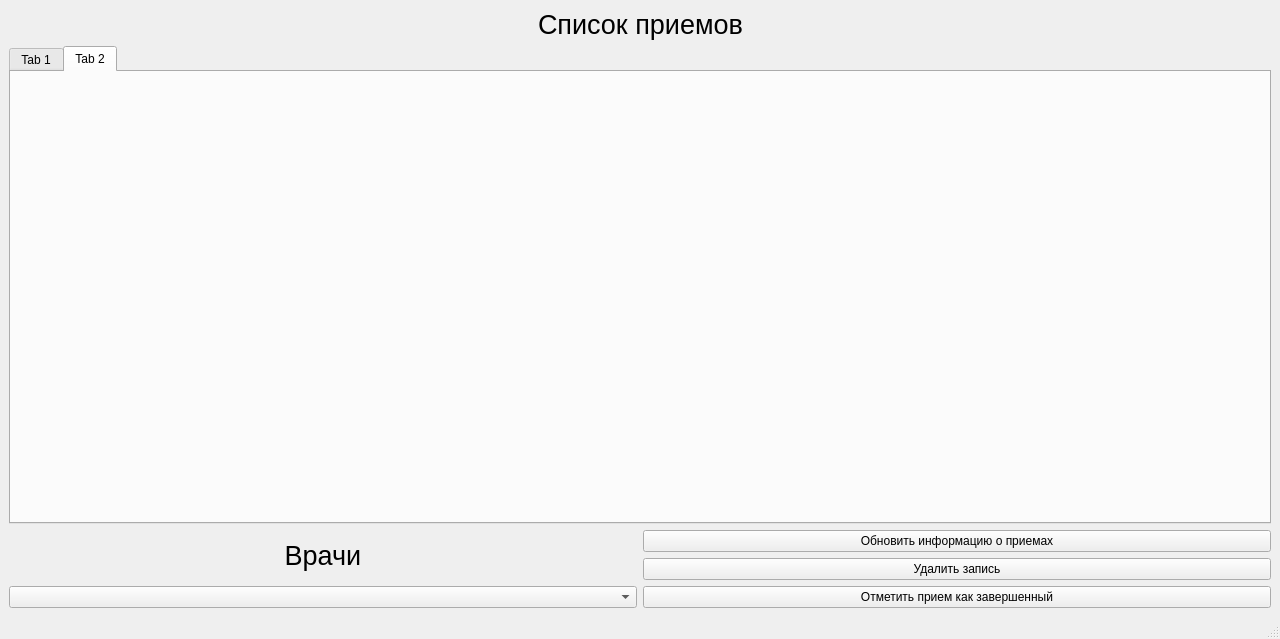
<?xml version="1.0" encoding="UTF-8"?>
<ui version="4.0">
 <class>MainWindow</class>
 <widget class="QMainWindow" name="MainWindow">
  <property name="geometry">
   <rect>
    <x>0</x>
    <y>0</y>
    <width>1280</width>
    <height>639</height>
   </rect>
  </property>
  <property name="windowTitle">
   <string>MainWindow</string>
  </property>
  <widget class="QWidget" name="centralwidget">
   <layout class="QHBoxLayout" name="horizontalLayout">
    <item>
     <layout class="QVBoxLayout" name="doctorsTabs">
      <item>
       <layout class="QHBoxLayout" name="horizontalLayout_2">
        <item>
         <spacer name="horizontalSpacer_2">
          <property name="orientation">
           <enum>Qt::Horizontal</enum>
          </property>
          <property name="sizeHint" stdset="0">
           <size>
            <width>40</width>
            <height>20</height>
           </size>
          </property>
         </spacer>
        </item>
        <item>
         <widget class="QLabel" name="label">
          <property name="styleSheet">
           <string notr="true">color: black;
font: 20pt;</string>
          </property>
          <property name="text">
           <string>Список приемов</string>
          </property>
         </widget>
        </item>
        <item>
         <spacer name="horizontalSpacer">
          <property name="orientation">
           <enum>Qt::Horizontal</enum>
          </property>
          <property name="sizeHint" stdset="0">
           <size>
            <width>40</width>
            <height>20</height>
           </size>
          </property>
         </spacer>
        </item>
       </layout>
      </item>
      <item>
       <widget class="QTabWidget" name="tabWidget">
        <property name="currentIndex">
         <number>1</number>
        </property>
        <widget class="QWidget" name="tab">
         <attribute name="title">
          <string>Tab 1</string>
         </attribute>
        </widget>
        <widget class="QWidget" name="tab_2">
         <attribute name="title">
          <string>Tab 2</string>
         </attribute>
        </widget>
       </widget>
      </item>
      <item>
       <layout class="QHBoxLayout" name="horizontalLayout_3">
        <item>
         <layout class="QVBoxLayout" name="verticalLayout_2">
          <item>
           <layout class="QHBoxLayout" name="horizontalLayout_4">
            <item>
             <widget class="QLabel" name="label_2">
              <property name="styleSheet">
               <string notr="true">color: black;
font: 20pt;</string>
              </property>
              <property name="text">
               <string>Врачи</string>
              </property>
              <property name="alignment">
               <set>Qt::AlignCenter</set>
              </property>
             </widget>
            </item>
           </layout>
          </item>
          <item>
           <widget class="QComboBox" name="doctorSelector"/>
          </item>
         </layout>
        </item>
        <item>
         <layout class="QVBoxLayout" name="verticalLayout">
          <item>
           <widget class="QPushButton" name="buttonUpdateAppointmentInfo">
            <property name="text">
             <string>Обновить информацию о приемах</string>
            </property>
           </widget>
          </item>
          <item>
           <widget class="QPushButton" name="buttonDeleteAppointment">
            <property name="text">
             <string>Удалить запись</string>
            </property>
           </widget>
          </item>
          <item>
           <widget class="QPushButton" name="buttonAppointmentFinished">
            <property name="text">
             <string>Отметить прием как завершенный</string>
            </property>
           </widget>
          </item>
         </layout>
        </item>
       </layout>
      </item>
     </layout>
    </item>
   </layout>
  </widget>
  <widget class="QMenuBar" name="menubar">
   <property name="geometry">
    <rect>
     <x>0</x>
     <y>0</y>
     <width>1280</width>
     <height>21</height>
    </rect>
   </property>
  </widget>
  <widget class="QStatusBar" name="statusbar"/>
 </widget>
 <resources/>
 <connections/>
</ui>
